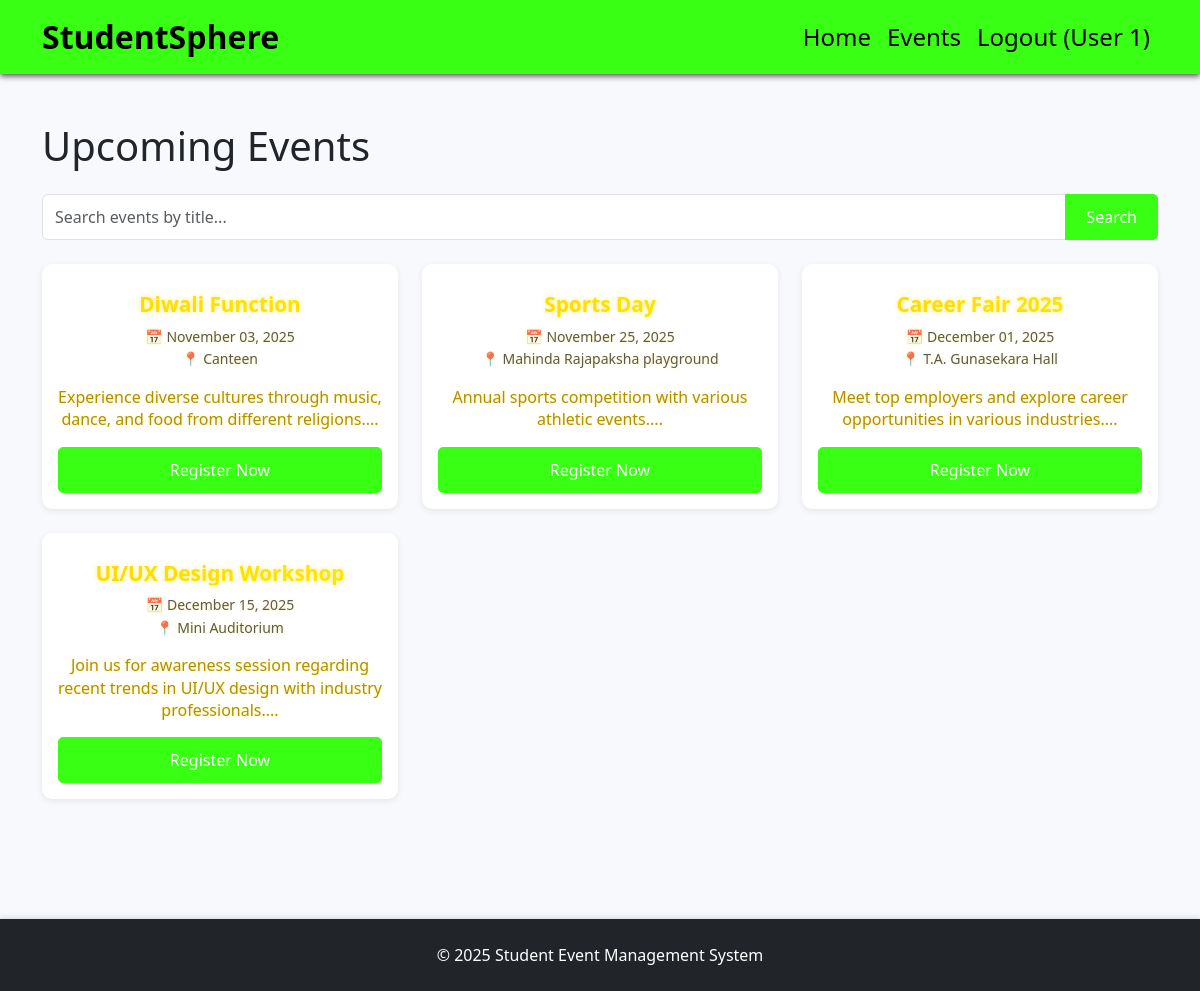
/events.php (signed in), run on the app's committed database.
### tables this page shows
CREATE TABLE IF NOT EXISTS events (
    event_id INT AUTO_INCREMENT PRIMARY KEY,
    title VARCHAR(150) NOT NULL,
    date DATE NOT NULL,
    venue VARCHAR(150) NOT NULL,
    description TEXT,
    organizer VARCHAR(100) NOT NULL,
    created_at TIMESTAMP DEFAULT CURRENT_TIMESTAMP
);

### events.php (the view, shortened to what this page needs)
<?php
require_once 'php/db_connect.php';
$search = isset($_GET['search']) ? trim($_GET['search']) : '';
if ($search) {
    $stmt = $pdo->prepare("SELECT * FROM events WHERE title LIKE ? ORDER BY date ASC");
    $stmt->execute(['%' . $search . '%']);
} else {
    $stmt = $pdo->query("SELECT * FROM events ORDER BY date ASC");
}
$events = $stmt->fetchAll();
$userRegistrations = [];
if (isset($_SESSION['user_id'])) {
    $stmt = $pdo->prepare("SELECT event_id FROM registrations WHERE user_id = ?");
    $stmt->execute([$_SESSION['user_id']]);
    $userRegistrations = $stmt->fetchAll(PDO::FETCH_COLUMN);
}
?>
<!DOCTYPE html>
<html lang="en">
<head>
    <link href="https://cdn.jsdelivr.net/npm/bootstrap@5.3.0/dist/css/bootstrap.min.css" rel="stylesheet">
    <link href="css/styles.css" rel="stylesheet">
</head>
<body>
    <nav class="navbar navbar-expand-lg navbar-dark bg-primary">
        <div class="container">
            <a class="navbar-brand" href="index.php">StudentSphere</a>
            <div class="collapse navbar-collapse" id="navbarNav">
                <ul class="navbar-nav ms-auto">
                    <li class="nav-item">
                        <a class="nav-link" href="index.php">Home</a>
                    </li>
                    <li class="nav-item">
                        <a class="nav-link active" href="events.php">Events</a>
                    </li>
                    <?php if (isset($_SESSION['user_id'])): ?>
                        <li class="nav-item">
                            <a class="nav-link" href="php/logout_user.php">Logout (<?php echo htmlspecialchars($_SESSION['name']); ?>)</a>
                        </li>
                    <?php endif; ?>
                </ul>
            </div>
        </div>
    </nav>
    <div class="container my-5">
        <h1 class="mb-4">Upcoming Events</h1>
        <form action="events.php" method="GET" class="mb-4">
            <div class="input-group">
                <input type="text" class="form-control" name="search" placeholder="Search events by title..." value="<?php echo htmlspecialchars($search); ?>">
                <button class="btn btn-primary" type="submit">Search</button>
            </div>
        </form>
        <?php if (count($events) > 0): ?>
            <div class="row">
                <?php foreach ($events as $event): ?>
                    <div class="col-md-6 col-lg-4 mb-4">
                        <div class="card event-card h-100 shadow-sm">
                            <div class="card-body d-flex flex-column">
                                <h5 class="card-title"><?php echo htmlspecialchars($event['title']); ?></h5>
                                <p class="card-text text-muted">
                                    <small>📅 <?php echo date('F d, Y', strtotime($event['date'])); ?></small><br>
                                    <small>📍 <?php echo htmlspecialchars($event['venue']); ?></small>
                                </p>
                                <p class="card-text"><?php echo htmlspecialchars(substr($event['description'], 0, 100)) . '...'; ?></p>
                                <?php if (isset($_SESSION['user_id']) && $_SESSION['role'] === 'student'): ?>
                                    <?php if (in_array($event['event_id'], $userRegistrations)): ?>
                                        <button class="btn btn-success mt-auto" disabled>✓ Registered</button>
                                    <?php else: ?>
                                        <form action="php/register_event.php" method="POST" class="mt-auto">
                                            <button type="submit" class="btn btn-primary w-100">Register Now</button>
                                        </form>
                                    <?php endif; ?>
                                <?php elseif (!isset($_SESSION['user_id'])): ?>
                                    <a href="login.php" class="btn btn-outline-primary mt-auto">Login to Register</a>
                                <?php endif; ?>
                            </div>
                        </div>
                    </div>
                <?php endforeach; ?>
            </div>
        <?php else: ?>
            <div class="alert alert-info">
                No events found. <?php if ($search): ?>Try a different search term.<?php endif; ?>
            </div>
        <?php endif; ?>
    </div>
    <footer class="bg-dark text-white text-center py-4 mt-5">
        <div class="container">
            <p class="mb-0">&copy; 2025 Student Event Management System</p>
        </div>
    </footer>
</body>
</html>

### css/styles.css (style rules this page uses)
:root { --primary-color: #39ff14; --primary-green: #39ff14; --primary-aqua: #00ff7f; --dark-green: #00c200; --dark-aqua: #00b36b; --light-green: #eafff0; --light-aqua: #f2fff6; --gradient-start: #39ff14; --gradient-end: #00ff7f; }
body { font-family: 'Segoe UI', Tahoma, Geneva, Verdana, sans-serif; background-color: #f8f9fc; min-height: 100vh; display: flex; flex-direction: column; }
.event-card { border: none; border-radius: 10px; transition: transform 0.3s ease, box-shadow 0.3s ease; overflow: hidden; background: #ffffff; color: #333; text-align: center; box-shadow: 0 6px 15px rgba(255, 223, 0, 0.3), 0 0 20px rgba(255, 223, 0, 0.2); }
.event-card .card-title { font-size: 1.3rem; font-weight: 600; margin: 0.75rem 0 0.5rem; background: linear-gradient(90deg, #ffd700, #ffec00); -webkit-background-clip: text; -webkit-text-fill-color: transparent; text-shadow: 0 0 5px rgba(255, 223, 0, 0.5); }
.event-card .card-text { font-size: 1rem; color: #b38f00; line-height: 1.4; text-shadow: 0 0 3px rgba(255, 223, 0, 0.4); }
.card { border: none; border-radius: 10px; }
.btn { border-radius: 5px; padding: 10px 20px; font-weight: 500; transition: all 0.3s ease; }
.btn-primary { background-color: var(--primary-color); border-color: var(--primary-color); }
.navbar { background-color: var(--primary-color) !important; box-shadow: 0 2px 6px rgba(0,0,0,0.7); }
.navbar-brand { font-weight: 600; font-size: 2rem; color: black; }
.navbar .nav-link { color: black !important; font-weight: 500; font-size: 1.5rem; }
footer { margin-top: auto; box-shadow: 0 -2px 4px rgba(0,0,0,0.1); }
.shadow-sm { box-shadow: 0 2px 6px rgba(0,0,0,0.08) !important; }
.card, .alert { animation: fadeIn 0.5s ease; }

### data on the page
events: title "Diwali Function", date "November 03, 2025", venue "Canteen", description "Experience diverse cultures through music, dance, and food from different religions."
events: title "Sports Day", date "November 25, 2025", venue "Mahinda Rajapaksha playground", description "Annual sports competition with various athletic events."
events: title "Career Fair 2025", date "December 01, 2025", venue "T.A. Gunasekara Hall", description "Meet top employers and explore career opportunities in various industries."
events: title "UI/UX Design Workshop", date "December 15, 2025", venue "Mini Auditorium", description "Join us for awareness session regarding recent trends in UI/UX design with industry professionals."

### other printed values
$_SESSION['name'] "User 1"
